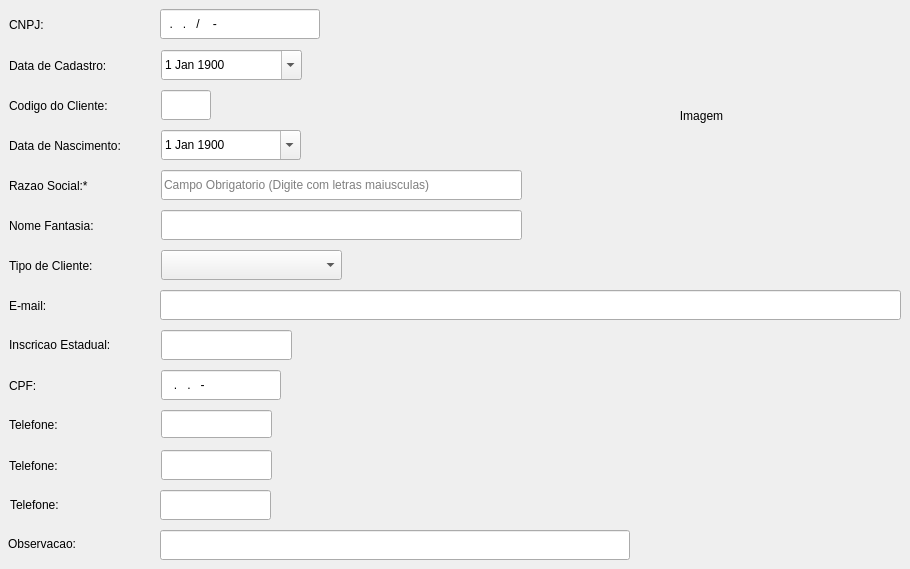
    <widget class="QWidget" name="tab">
     <attribute name="title">
      <string>Dados Pessoais</string>
     </attribute>
     <widget class="QLineEdit" name="mrazao">
      <property name="geometry">
       <rect>
        <x>161</x>
        <y>170</y>
        <width>361</width>
        <height>30</height>
       </rect>
      </property>
      <property name="styleSheet">
       <string notr="true"/>
      </property>
      <property name="inputMask">
       <string/>
      </property>
      <property name="maxLength">
       <number>40</number>
      </property>
      <property name="placeholderText">
       <string>Campo Obrigatorio (Digite com letras maiusculas)</string>
      </property>
     </widget>
     <widget class="QLineEdit" name="mcod_cli">
      <property name="geometry">
       <rect>
        <x>161</x>
        <y>90</y>
        <width>50</width>
        <height>30</height>
       </rect>
      </property>
      <property name="styleSheet">
       <string notr="true"/>
      </property>
      <property name="inputMask">
       <string>99999</string>
      </property>
      <property name="alignment">
       <set>Qt::AlignRight|Qt::AlignTrailing|Qt::AlignVCenter</set>
      </property>
     </widget>
     <widget class="QLabel" name="label_11">
      <property name="geometry">
       <rect>
        <x>9</x>
        <y>50</y>
        <width>140</width>
        <height>32</height>
       </rect>
      </property>
      <property name="styleSheet">
       <string notr="true">border-radius: 8px;</string>
      </property>
      <property name="text">
       <string>Data de Cadastro:</string>
      </property>
     </widget>
     <widget class="QLineEdit" name="mnome">
      <property name="geometry">
       <rect>
        <x>161</x>
        <y>210</y>
        <width>361</width>
        <height>30</height>
       </rect>
      </property>
      <property name="styleSheet">
       <string notr="true"/>
      </property>
      <property name="maxLength">
       <number>40</number>
      </property>
     </widget>
     <widget class="QLineEdit" name="mcgc">
      <property name="geometry">
       <rect>
        <x>160</x>
        <y>9</y>
        <width>160</width>
        <height>30</height>
       </rect>
      </property>
      <property name="layoutDirection">
       <enum>Qt::LeftToRight</enum>
      </property>
      <property name="styleSheet">
       <string notr="true"/>
      </property>
      <property name="inputMask">
       <string>99.999.999/9999-99</string>
      </property>
      <property name="text">
       <string>../-</string>
      </property>
      <property name="frame">
       <bool>true</bool>
      </property>
      <property name="alignment">
       <set>Qt::AlignLeading|Qt::AlignLeft|Qt::AlignVCenter</set>
      </property>
     </widget>
     <widget class="QLabel" name="label_2">
      <property name="geometry">
       <rect>
        <x>9</x>
        <y>90</y>
        <width>140</width>
        <height>32</height>
       </rect>
      </property>
      <property name="styleSheet">
       <string notr="true">border-radius: 8px;</string>
      </property>
      <property name="text">
       <string>Codigo do Cliente:</string>
      </property>
     </widget>
     <widget class="QDateEdit" name="mdata_cad">
      <property name="geometry">
       <rect>
        <x>161</x>
        <y>50</y>
        <width>141</width>
        <height>30</height>
       </rect>
      </property>
      <property name="styleSheet">
       <string notr="true"/>
      </property>
      <property name="dateTime">
       <datetime>
        <hour>18</hour>
        <minute>0</minute>
        <second>0</second>
        <year>1900</year>
        <month>1</month>
        <day>1</day>
       </datetime>
      </property>
      <property name="currentSection">
       <enum>QDateTimeEdit::DaySection</enum>
      </property>
      <property name="calendarPopup">
       <bool>true</bool>
      </property>
      <property name="date">
       <date>
        <year>1900</year>
        <month>1</month>
        <day>1</day>
       </date>
      </property>
     </widget>
     <widget class="QLabel" name="label_12">
      <property name="geometry">
       <rect>
        <x>9</x>
        <y>251</y>
        <width>140</width>
        <height>29</height>
       </rect>
      </property>
      <property name="text">
       <string>Tipo de Cliente:</string>
      </property>
     </widget>
     <widget class="QLabel" name="label_13">
      <property name="geometry">
       <rect>
        <x>9</x>
        <y>130</y>
        <width>140</width>
        <height>32</height>
       </rect>
      </property>
      <property name="styleSheet">
       <string notr="true">border-radius: 8px;</string>
      </property>
      <property name="text">
       <string>Data de Nascimento:</string>
      </property>
     </widget>
     <widget class="QDateEdit" name="mdata_nas">
      <property name="geometry">
       <rect>
        <x>161</x>
        <y>130</y>
        <width>140</width>
        <height>30</height>
       </rect>
      </property>
      <property name="styleSheet">
       <string notr="true"/>
      </property>
      <property name="dateTime">
       <datetime>
        <hour>18</hour>
        <minute>0</minute>
        <second>0</second>
        <year>1900</year>
        <month>1</month>
        <day>1</day>
       </datetime>
      </property>
      <property name="currentSection">
       <enum>QDateTimeEdit::DaySection</enum>
      </property>
      <property name="calendarPopup">
       <bool>true</bool>
      </property>
      <property name="date">
       <date>
        <year>1900</year>
        <month>1</month>
        <day>1</day>
       </date>
      </property>
     </widget>
     <widget class="QLabel" name="label_5">
      <property name="geometry">
       <rect>
        <x>9</x>
        <y>9</y>
        <width>140</width>
        <height>31</height>
       </rect>
      </property>
      <property name="styleSheet">
       <string notr="true"/>
      </property>
      <property name="text">
       <string>CNPJ:</string>
      </property>
     </widget>
     <widget class="QLabel" name="label_4">
      <property name="geometry">
       <rect>
        <x>9</x>
        <y>210</y>
        <width>140</width>
        <height>32</height>
       </rect>
      </property>
      <property name="styleSheet">
       <string notr="true">border-radius: 8px;</string>
      </property>
      <property name="text">
       <string>Nome Fantasia:</string>
      </property>
     </widget>
     <widget class="QLabel" name="label_3">
      <property name="geometry">
       <rect>
        <x>9</x>
        <y>170</y>
        <width>140</width>
        <height>31</height>
       </rect>
      </property>
      <property name="styleSheet">
       <string notr="true">border-radius: 8px;</string>
      </property>
      <property name="text">
       <string>Razao Social:*</string>
      </property>
     </widget>
     <widget class="QLineEdit" name="minsc">
      <property name="geometry">
       <rect>
        <x>161</x>
        <y>330</y>
        <width>131</width>
        <height>30</height>
       </rect>
      </property>
      <property name="styleSheet">
       <string notr="true"/>
      </property>
      <property name="maxLength">
       <number>19</number>
      </property>
     </widget>
     <widget class="QLineEdit" name="memail">
      <property name="geometry">
       <rect>
        <x>160</x>
        <y>290</y>
        <width>741</width>
        <height>30</height>
       </rect>
      </property>
      <property name="styleSheet">
       <string notr="true"/>
      </property>
      <property name="maxLength">
       <number>150</number>
      </property>
     </widget>
     <widget class="QLabel" name="label_20">
      <property name="geometry">
       <rect>
        <x>9</x>
        <y>329</y>
        <width>140</width>
        <height>32</height>
       </rect>
      </property>
      <property name="text">
       <string>Inscricao Estadual:</string>
      </property>
     </widget>
     <widget class="QLineEdit" name="mcpf">
      <property name="geometry">
       <rect>
        <x>161</x>
        <y>370</y>
        <width>120</width>
        <height>30</height>
       </rect>
      </property>
      <property name="styleSheet">
       <string notr="true"/>
      </property>
      <property name="inputMask">
       <string>999.999.999-99</string>
      </property>
      <property name="alignment">
       <set>Qt::AlignLeading|Qt::AlignLeft|Qt::AlignVCenter</set>
      </property>
     </widget>
     <widget class="QLabel" name="label_18">
      <property name="geometry">
       <rect>
        <x>9</x>
        <y>290</y>
        <width>140</width>
        <height>32</height>
       </rect>
      </property>
      <property name="text">
       <string>E-mail:</string>
      </property>
     </widget>
     <widget class="QLabel" name="label_22">
      <property name="geometry">
       <rect>
        <x>9</x>
        <y>370</y>
        <width>140</width>
        <height>32</height>
       </rect>
      </property>
      <property name="text">
       <string>CPF:</string>
      </property>
     </widget>
     <widget class="QLineEdit" name="mtel1">
      <property name="geometry">
       <rect>
        <x>161</x>
        <y>410</y>
        <width>111</width>
        <height>28</height>
       </rect>
      </property>
      <property name="styleSheet">
       <string notr="true"/>
      </property>
      <property name="inputMask">
       <string/>
      </property>
      <property name="maxLength">
       <number>10</number>
      </property>
     </widget>
     <widget class="QLabel" name="label_26">
      <property name="geometry">
       <rect>
        <x>9</x>
        <y>450</y>
        <width>140</width>
        <height>32</height>
       </rect>
      </property>
      <property name="text">
       <string>Telefone:</string>
      </property>
     </widget>
     <widget class="QLabel" name="label_10">
      <property name="geometry">
       <rect>
        <x>9</x>
        <y>410</y>
        <width>140</width>
        <height>30</height>
       </rect>
      </property>
      <property name="text">
       <string>Telefone:</string>
      </property>
     </widget>
     <widget class="QLineEdit" name="mtel2">
      <property name="geometry">
       <rect>
        <x>161</x>
        <y>450</y>
        <width>111</width>
        <height>30</height>
       </rect>
      </property>
      <property name="styleSheet">
       <string notr="true"/>
      </property>
      <property name="inputMask">
       <string/>
      </property>
      <property name="maxLength">
       <number>10</number>
      </property>
     </widget>
     <widget class="QComboBox" name="comboBox">
      <property name="geometry">
       <rect>
        <x>161</x>
        <y>250</y>
        <width>181</width>
        <height>30</height>
       </rect>
      </property>
      <property name="styleSheet">
       <string notr="true"/>
      </property>
     </widget>
     <widget class="QLabel" name="label_42">
      <property name="geometry">
       <rect>
        <x>8</x>
        <y>529</y>
        <width>140</width>
        <height>29</height>
       </rect>
      </property>
      <property name="text">
       <string>Observacao:</string>
      </property>
     </widget>
     <widget class="QLineEdit" name="mobs">
      <property name="geometry">
       <rect>
        <x>160</x>
        <y>530</y>
        <width>470</width>
        <height>30</height>
       </rect>
      </property>
      <property name="styleSheet">
       <string notr="true"/>
      </property>
      <property name="maxLength">
       <number>60</number>
      </property>
     </widget>
     <widget class="QLabel" name="imagem_Captcha">
      <property name="geometry">
       <rect>
        <x>596</x>
        <y>30</y>
        <width>211</width>
        <height>171</height>
       </rect>
      </property>
      <property name="text">
       <string>Imagem</string>
      </property>
      <property name="alignment">
       <set>Qt::AlignCenter</set>
      </property>
     </widget>
     <widget class="QLabel" name="label_91">
      <property name="geometry">
       <rect>
        <x>10</x>
        <y>489</y>
        <width>140</width>
        <height>32</height>
       </rect>
      </property>
      <property name="text">
       <string>Telefone:</string>
      </property>
     </widget>
     <widget class="QLineEdit" name="mfax">
      <property name="geometry">
       <rect>
        <x>160</x>
        <y>490</y>
        <width>111</width>
        <height>30</height>
       </rect>
      </property>
      <property name="styleSheet">
       <string notr="true"/>
      </property>
      <property name="inputMask">
       <string/>
      </property>
      <property name="maxLength">
       <number>10</number>
      </property>
     </widget>
    </widget>
